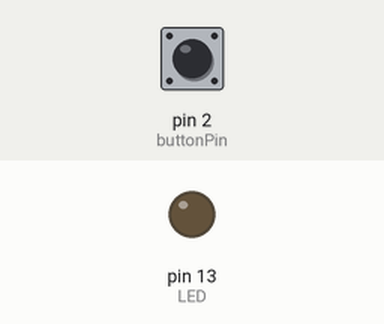
This sketch was run on a simulated Arduino Uno, built with avr-gcc and run on an emulated ATmega328P. Shown: output pins drawn as LEDs (lit = HIGH). The inputs (shaded band) are chosen by the test bench; at power-on: pin 2 (buttonPin) HIGH. What the sketch prints to the serial monitor is not drawn.

Above: at 1.2 s.
1.3 s: pin 2 (buttonPin) pulled LOW for 0.15 s
At 1.37 s:
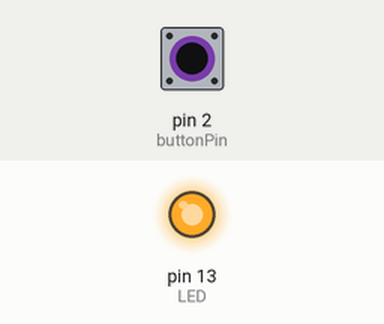
2.9 s: pin 2 (buttonPin) pulled LOW for 3.2 s
At 6.4 s:
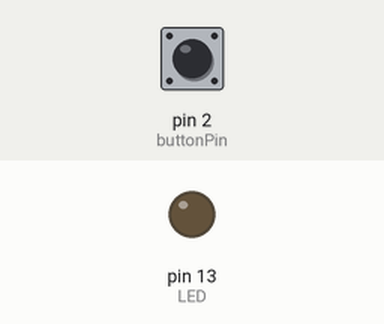
Timing chart, 0 to 7.9 s (numbered marks = the images above; inputs shaded):
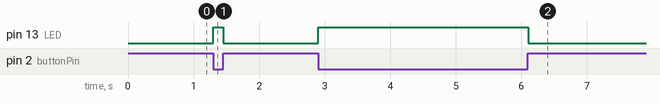

Measured:
- after the input at 1.3 s, pin 13 (LED): LOW → HIGH at once, → LOW 0.15 s later
- after the input at 2.9 s, pin 13 (LED): LOW → HIGH at once, → LOW 3.2 s later

The sketch:

buttonTest.ino
```cpp
int buttonPin = 2;
int LED = 13;
int buttonValue = 0 ;

void setup() {
   // Define pin #12 as input and activate the internal pull-up resistor

  pinMode(buttonPin, INPUT_PULLUP);

   // Define pin #13 as output, for the LED
   pinMode(LED, OUTPUT);
   Serial.begin(9600);
}

void loop(){
   // Read the value of the button

   buttonValue = digitalRead(buttonPin);


   if (buttonValue == LOW){

      //  button pushed,  LED on

      digitalWrite(LED,HIGH);
      Serial.print(1);
   } else {

      // else ,  LED off
      digitalWrite(LED, LOW);
      Serial.print(0);
   }
}
```
